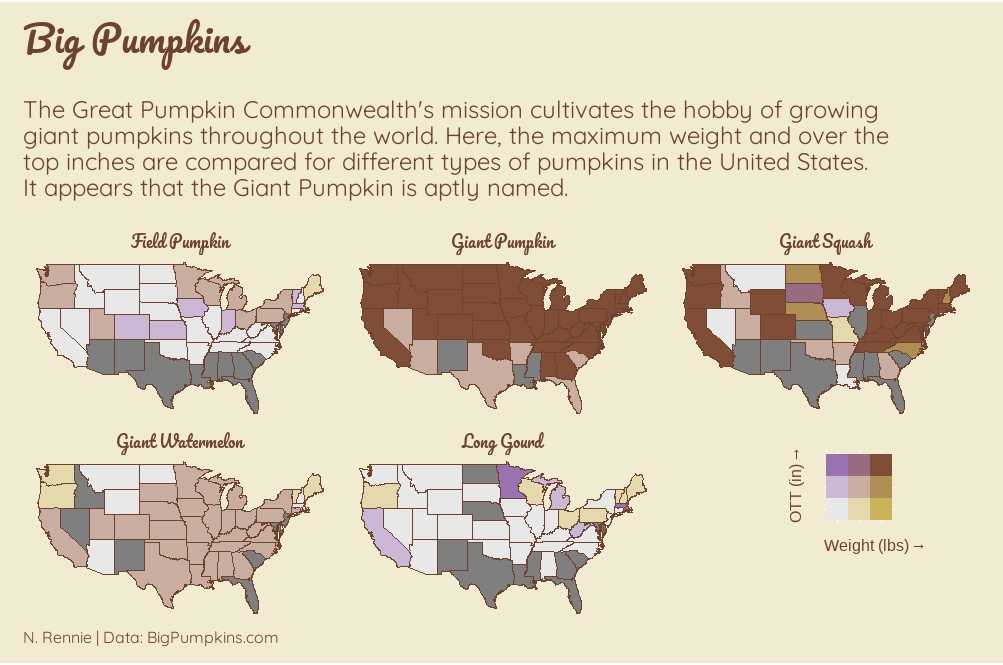

Generate this figure with R:
library(tidyverse)
library(cowplot)
library(showtext)
library(ragg) 
library(biscale) 
library(maps) 
library(sf) 

#read data
tuesdata <- tidytuesdayR::tt_load('2021-10-19')
pumpkins <- tuesdata$pumpkins

#add fonts
font_add_google(name = "Pacifico", family = "pacifico")
font_add_google(name = "Quicksand", family = "quicksand")

showtext_auto()

#prep data
plot_data <- pumpkins %>% 
  filter(country == "United States") %>% 
  mutate(year=factor(str_sub(id, start=1, end=4)), 
         type=str_sub(id, start=6, end=7),
         weight = as.numeric(weight_lbs), 
         ott_num = as.numeric(ott)) %>%
  filter(!is.na(weight), 
         !is.na(ott_num)) %>%
  select(state_prov, weight, ott_num, type) %>%
  group_by(state_prov, type) %>%
  summarise(weight=max(weight), 
            ott=max(ott_num))
plot_data$state_prov <- tolower(plot_data$state_prov) 
plot_data$type <- factor(plot_data$type, levels=c("F", "L", "P", "S", "W"), labels=c("Field Pumpkin", "Long Gourd", "Giant Pumpkin", "Giant Squash", "Giant Watermelon"))

w <- plot_data %>% 
  select(state_prov, type, weight) %>%
  pivot_wider(names_from = type, values_from = weight, values_fill = NA) %>%
  pivot_longer(cols=2:6) 

o <- plot_data %>% 
  select(state_prov, type, ott) %>%
  pivot_wider(names_from = type, values_from = ott, values_fill = NA) %>%
  pivot_longer(cols=2:6) 

p_dat <-   cbind(w, o$value)
colnames(p_dat) <- c("state_prov", "type", "weight", "ott")
p_dat %>% add_row()

nm <- tibble("state_prov"=rep("new mexico", 5), 
       "type"=unique(p_dat$type), 
       weight=rep(NA_real_,5),
       ott=rep(NA_real_,5))
p_dat1 <- bind_rows(p_dat, nm)
#prep map
states <- st_as_sf(map("state", plot = FALSE, fill = TRUE))
names(states)[1] <- "state_prov" 
map_polygons <- merge(states, p_dat1, by="state_prov") 
us_classes <- bi_class(map_polygons, x=weight, y=ott, style="quantile", dim=3) %>% 
  mutate(bi_class = ifelse(str_detect(bi_class, "NA"), NA, bi_class))

#plot map
p <- ggplot() + 
  geom_sf(data=us_classes, mapping=aes(fill=bi_class), color="#6e422e", size=0.1, show.legend=FALSE) +
  bi_scale_fill(pal="Brown", dim=3, na.value="grey50") + 
  labs(title="Big Pumpkins\n",
       subtitle = "The Great Pumpkin Commonwealth's mission cultivates the hobby of growing\ngiant pumpkins throughout the world. Here, the maximum weight and over the\ntop inches are compared for different types of pumpkins in the United States.\nIt appears that the Giant Pumpkin is aptly named.\n",
       caption="N. Rennie | Data: BigPumpkins.com") + 
  facet_wrap(~type) +
  theme(plot.background = element_rect(fill = "#f1ebd2", colour="#f1ebd2"),
        panel.background = element_rect(fill = "#f1ebd2", colour="#f1ebd2"),
        strip.background =element_rect(fill="#f1ebd2"),
        strip.text = element_text(colour = '#6e422e', family="pacifico", size=12),
        plot.title = element_text(colour = "#6e422e", size=28, hjust = 0, family="pacifico"),
        plot.subtitle = element_text(colour = "#6e422e", size=18, hjust = 0, family="quicksand"),
        plot.caption = element_text(colour = "#6e422e", size=12, hjust = 0, family="quicksand"),
        legend.position="none",
        axis.text = element_blank(),
        axis.title = element_blank(),
        axis.ticks = element_blank(),
        plot.margin = unit(c(0.5, 0.5, 0.5, 0.5), "cm"), #top, right, bottom, left
        panel.grid.major = element_blank(),
        panel.grid.minor = element_blank())
p

#add legend
p_legend <- bi_legend(pal="Brown",
                        dim=3,
                        xlab="Weight (lbs)",
                        ylab="OTT (in)",
                        size=12) + 
  theme(plot.background = element_rect(fill = "#f1ebd2", colour="#f1ebd2"),
        panel.background = element_rect(fill = "#f1ebd2", colour="#f1ebd2"),
        axis.title = element_text(colour = "#6e422e", size=12, hjust = 0))
p_legend
q <- ggdraw() + 
  draw_plot(p, 0, 0, 1, 1) +
  draw_plot(p_legend, 0.74, 0.15, 0.2, 0.2, scale=1)
q
